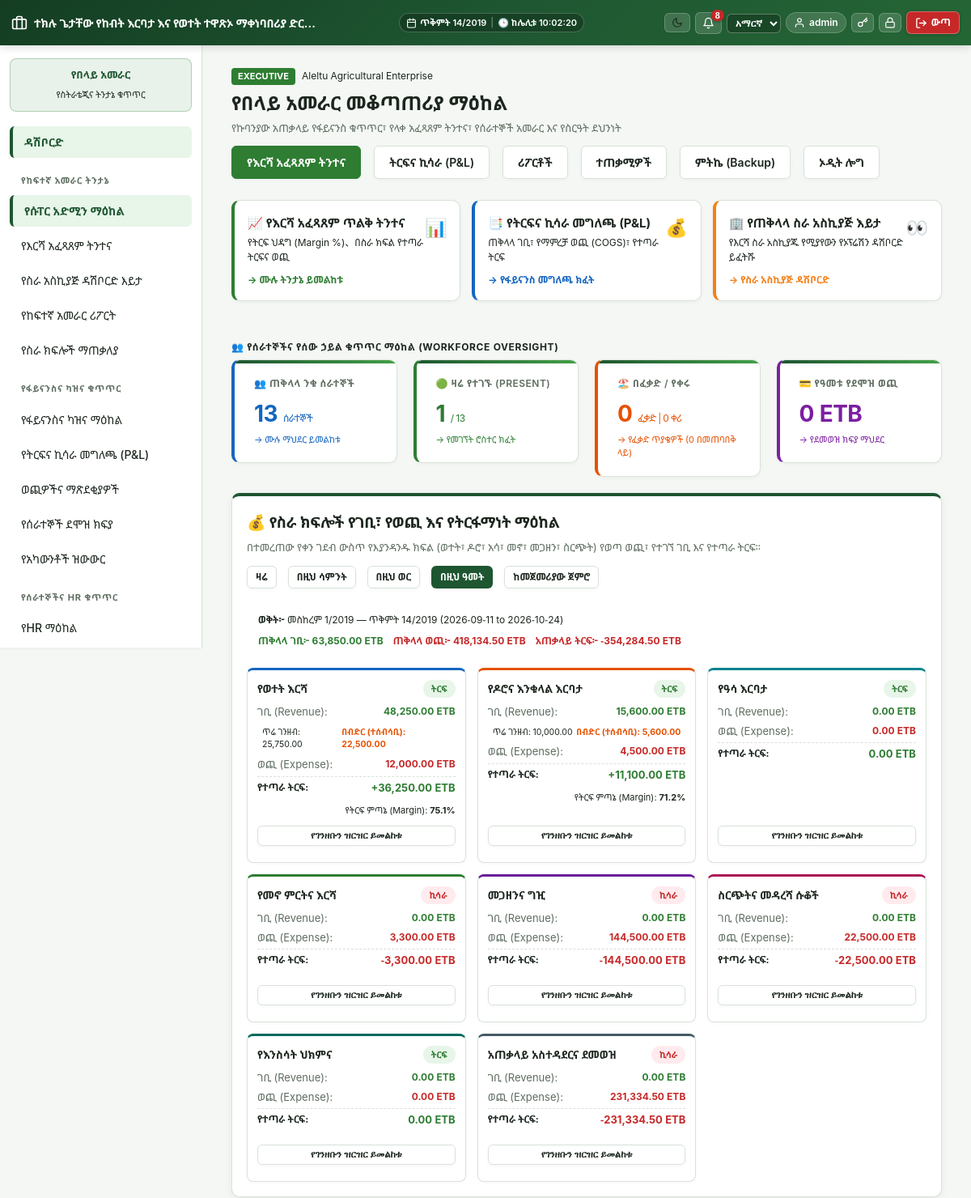
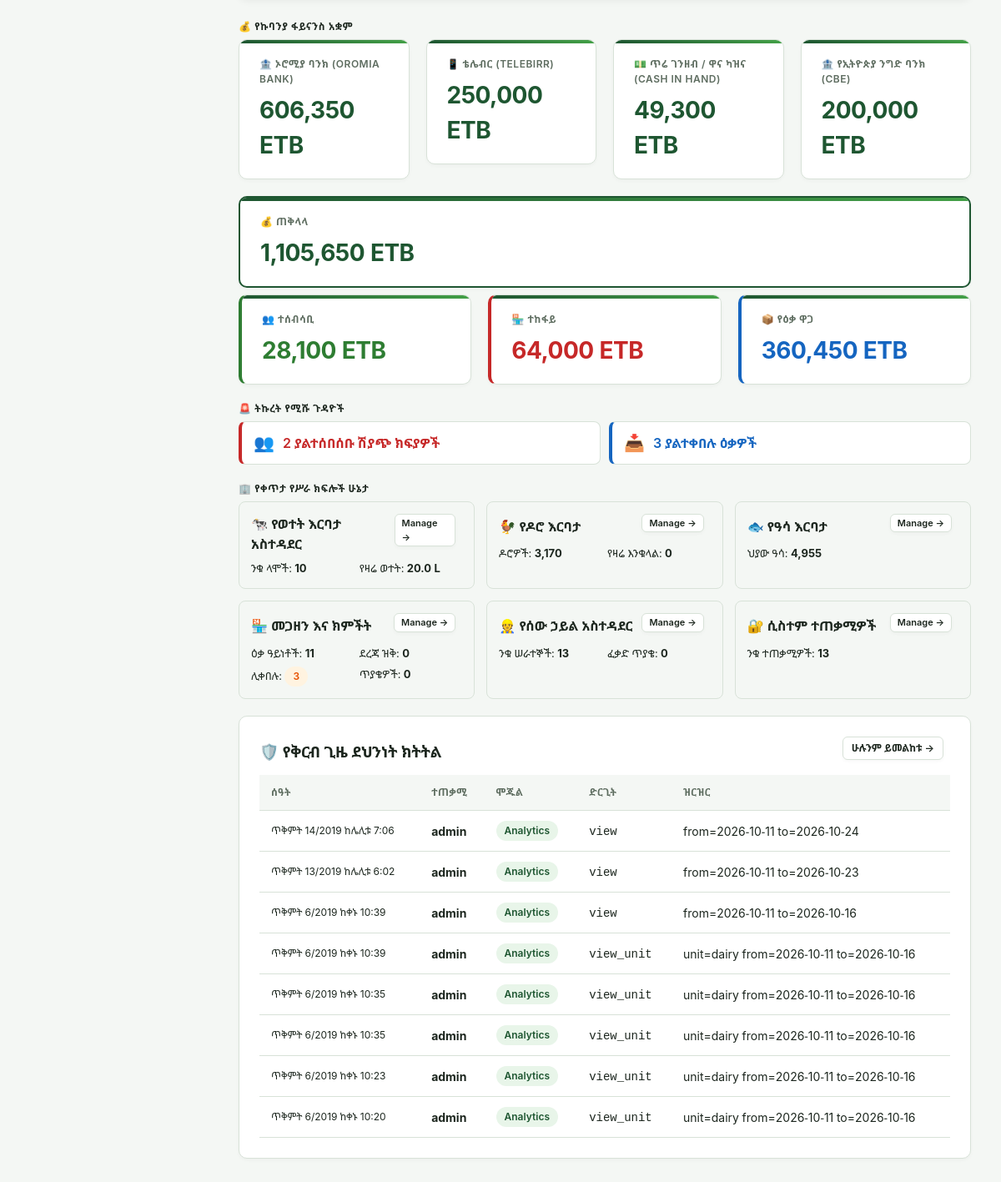
The app's page /modules/admin/dashboard.php (signed in) with its own data (2 pictures, top to bottom).
### tables this page shows
CREATE TABLE `fin_bank_accounts` (
  `id` int(11) NOT NULL,
  `bank_name` varchar(100) NOT NULL DEFAULT 'Oromia Bank',
  `account_type` enum('bank','cash','mobile') NOT NULL DEFAULT 'bank',
  `account_name` varchar(150) NOT NULL,
  `account_number` varchar(50) NOT NULL,
  `opening_balance` decimal(14,2) NOT NULL DEFAULT 0.00,
  `created_at` datetime DEFAULT current_timestamp()
);

CREATE TABLE `audit_log` (
  `id` int(11) NOT NULL,
  `user_id` int(11) DEFAULT NULL,
  `module` varchar(50) NOT NULL,
  `action` varchar(50) NOT NULL,
  `record_table` varchar(80) NOT NULL,
  `record_id` int(11) NOT NULL,
  `details` text DEFAULT NULL,
  `ip_address` varchar(45) DEFAULT NULL,
  `created_at` datetime DEFAULT current_timestamp()
);

CREATE TABLE `users` (
  `id` int(11) NOT NULL,
  `name` varchar(100) NOT NULL,
  `email` varchar(150) NOT NULL,
  `password` varchar(255) NOT NULL,
  `api_token` varchar(64) DEFAULT NULL,
  `role_id` int(11) NOT NULL,
  `department_id` int(11) DEFAULT NULL,
  `locale` varchar(5) NOT NULL DEFAULT 'en',
  `theme` varchar(5) NOT NULL DEFAULT 'light',
  `two_factor_secret` varchar(64) DEFAULT NULL,
  `two_factor_enabled` tinyint(1) NOT NULL DEFAULT 0,
  `is_active` tinyint(1) NOT NULL DEFAULT 1,
  `last_login_at` datetime DEFAULT NULL,
  `created_at` datetime DEFAULT current_timestamp()
);

### modules/admin/dashboard.php (the view, shortened to what the rows shown need)
<?php
require_once __DIR__ . '/../../includes/functions.php';
require_once __DIR__ . '/../../includes/auth.php';
require_once __DIR__ . '/../../includes/header.php';
$byMethod   = finance_balance_by_method();
$recentAudits = audit_log_get(8);
?>
<div style="display:flex;justify-content:space-between;align-items:center;margin-bottom:18px;flex-wrap:wrap;gap:12px">
    <div>
        <h2 class="mt-0" style="margin:4px 0"><?= current_locale()==='am' ? 'የበላይ አመራር መቆጣጠሪያ ማዕከል' : 'Executive Control Center' ?></h2>
    </div>
</div>
<div class="kpi-row" style="margin-bottom:8px">
    <?php foreach (($byMethod['_accounts'] ?? []) as $acc): ?>
    <a href="<?= BASE_URL ?>/modules/finance/ledger.php" style="text-decoration:none;color:inherit;flex:1">
        <div class="kpi" style="cursor:pointer">
            <div class="label"><?= $acc['type']==='bank'?'🏦':($acc['type']==='mobile'?'📱':'💵') ?> <?= h($acc['name']) ?></div>
            <div class="value" style="color:<?= $acc['balance']>=0?'var(--primary)':'#b3261e' ?>"><?= number_format($acc['balance'],0) ?> ETB</div>
        </div>
    </a>
    <?php endforeach; ?>
</div>
<div class="card">
    <table>
        <thead>
            <tr>
                <th><?= current_locale()==='am'?'ሰዓት':'Time' ?></th>
                <th><?= current_locale()==='am'?'ተጠቃሚ':'User' ?></th>
                <th><?= current_locale()==='am'?'ሞጁል':'Module' ?></th>
                <th><?= current_locale()==='am'?'ድርጊት':'Action' ?></th>
                <th><?= current_locale()==='am'?'ዝርዝር':'Details' ?></th>
            </tr>
        </thead>
        <tbody>
            <?php foreach ($recentAudits as $log): ?>
            <tr>
                <td style="font-size:12px;white-space:nowrap"><?= h(eth_datetime($log['created_at'])) ?></td>
                <td><strong><?= h($log['user_name'] ?: (current_locale()==='am'?'ሲስተም':'System')) ?></strong></td>
                <td><span class="badge"><?= h(ucwords(str_replace('_',' ',$log['module']))) ?></span></td>
                <td><code><?= h($log['action']) ?></code></td>
                <td><?= h(mb_substr($log['details'] ?? '—', 0, 60)) ?></td>
            </tr>
            <?php endforeach; ?>
        </tbody>
    </table>
</div>
<?php require_once __DIR__ . '/../../includes/footer.php'; ?>

### records on screen
fin_bank_accounts: bank_name "ኦሮሚያ ባንክ (OROMIA BANK)", balance "606,350"
fin_bank_accounts: bank_name "ቴሌብር (TELEBIRR)", balance "250,000"
fin_bank_accounts: bank_name "ጥሬ ገንዘብ / ዋና ካዝና (CASH IN HAND)", balance "49,300"
fin_bank_accounts: bank_name "የኢትዮጵያ ንግድ ባንክ (CBE)", balance "200,000"
audit_log: created_at "ጥቅምት 14/2019 ከሌሊቱ 7:06", user.name "admin", module "Analytics", action "view", details "from=2026-10-11 to=2026-10-24"
audit_log: created_at "ጥቅምት 13/2019 ከሌሊቱ 6:02", user.name "admin", module "Analytics", action "view", details "from=2026-10-11 to=2026-10-23"
audit_log: created_at "ጥቅምት 6/2019 ከቀኑ 10:39", user.name "admin", module "Analytics", action "view", details "from=2026-10-11 to=2026-10-16"
audit_log: created_at "ጥቅምት 6/2019 ከቀኑ 10:39", user.name "admin", module "Analytics", action "view_unit", details "unit=dairy from=2026-10-11 to=2026-10-16"
audit_log: created_at "ጥቅምት 6/2019 ከቀኑ 10:35", user.name "admin", module "Analytics", action "view_unit", details "unit=dairy from=2026-10-11 to=2026-10-16"
audit_log: created_at "ጥቅምት 6/2019 ከቀኑ 10:35", user.name "admin", module "Analytics", action "view_unit", details "unit=dairy from=2026-10-11 to=2026-10-16"
audit_log: created_at "ጥቅምት 6/2019 ከቀኑ 10:23", user.name "admin", module "Analytics", action "view_unit", details "unit=dairy from=2026-10-11 to=2026-10-16"
audit_log: created_at "ጥቅምት 6/2019 ከቀኑ 10:20", user.name "admin", module "Analytics", action "view_unit", details "unit=dairy from=2026-10-11 to=2026-10-16"

### other values on screen
$unread "8"
$user['name'] "admin"
t('nav.dashboard') "ዳሽቦርድ"
$sec['title'] "የከፍተኛ አመራር ትንታኔ"
$item['label'] "የሱፐር አድሚን ማዕከል"
$item['label'] "የእርሻ አፈጻጸም ትንተና"
$item['label'] "የስራ አስኪያጅ ዳሽቦርድ እይታ"
$item['label'] "የከፍተኛ አመራር ሪፖርት"
$item['label'] "የስራ ክፍሎች ማጠቃለያ"
$sec['title'] "የፋይናንስና ካዝና ቁጥጥር"
$item['label'] "የፋይናንስና ካዝና ማዕከል"
$item['label'] "የትርፍና ኪሳራ መግለጫ (P&L)"
$item['label'] "ወጪዎችና ማጽደቂያዎች"
$item['label'] "የሰራተኞች ደሞዝ ክፍያ"
$item['label'] "የአካውንቶች ዝውውር"
